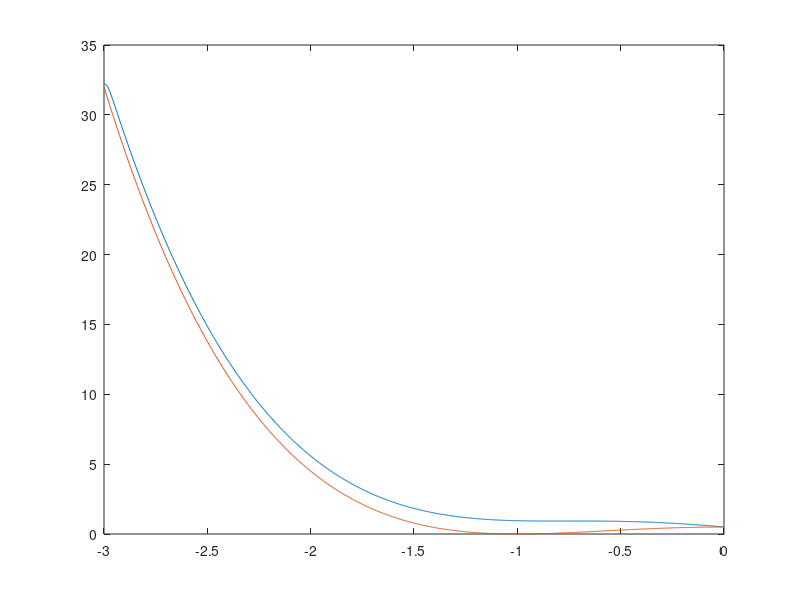

Recreate this plot in MATLAB. (Note: this script raises an error after producing the figure.)
% skript for solving the exit rate for the 1d double well potential

% V=@(x) 1/2.*x.^4-x.^2 ;
% gradV = @(x) 2*x.*(x.^2-1);



V=@(x) 1/2.*(x.^2-1).^2;
gradV=@(x) 2*x.*(x.^2-1);
L_bound=-3;
R_bound=0;


% V =@(x) (x.*x-1).^2 - 0.2*x + 0.3;
% gradV=@(x) 4*x.*(x.*x-1) - 0.2;
% L_bound=-1;
% R_bound=3;





beta = 2;



n_boxes=1000;
dx=(R_bound-L_bound)/(n_boxes-1);
x=L_bound:dx:R_bound;
e=ones(n_boxes,1);

A = spdiags(1/beta*e*[1 -2 1]/(dx^2),[-1 0 1],n_boxes,n_boxes) + ...
    diag(-1*gradV(x))*spdiags(e*[-1 0 1]/(2*dx),[-1 0 1],n_boxes,n_boxes);
    %spdiags(-1*gradV(x)'*[-1 0 1]/(2*dx),[1 0 -1],n_boxes,n_boxes)';
    
%Neumann Randbedingungen auf der rechten Seite und Dirichlet auf der linken Seite     
%A(1,1) = -A(1,2); 
%A(n_boxes,n_boxes) = -A(n_boxes,n_boxes-1);


%  A1 = spdiags(sigma^2/(2*gamma^2)*e*[1 -2 1]/(dx^2),[-1 0 1],n_boxes,n_boxes) + ...
%       sparse(diag(-1*dpothm(x,t))*spdiags(e*[-1 0 1]/(2*dx),[-1 0 1],n_boxes,n_boxes));
     % so implementiert wird falsch mit nabla V multipliziert
     % spdiags(-1*dpothm(x,t)'*[-1 0 1]/(2*dx),[-1 0 1],n_boxes,n_boxes);

b=zeros(n_boxes,1);

%b(end)=-1-1/dx^2;
b(1)=1-1/beta*1/dx^2-gradV(x(1))/(2*dx);
b(end)=1-1/beta*1/dx^2+gradV(x(end))/(2*dx);

% b(1)=1;
% b(end)=1;

%exit1=A1\b;
pot=linsolve(A-1/beta*diag(ones(n_boxes,1)),b);

figure(2)
plot(x,pot)


pot = -2*(1/beta)*log(pot);

plot(x,V(x)'+pot);hold on
plot(x,V(x)); hold off


figure(3)
plot(x(350:end),V(x(350:end)),x_pred(2:50),per_pot(2:50)+6.8,x(350:end),V(x(350:end))'+pot(350:end),'Linewidth',3);
legend('Org. Potential','Sampled HJB','HJB')
%save('PDETimes.mat','exit','ext','-v7.3')

figure(4)
plot(x(350:end),pot(350:end),x_pred(2:50),control(2:50)+1.1,'LineWidth',2)
legend('HJB','Sampled HJB')
